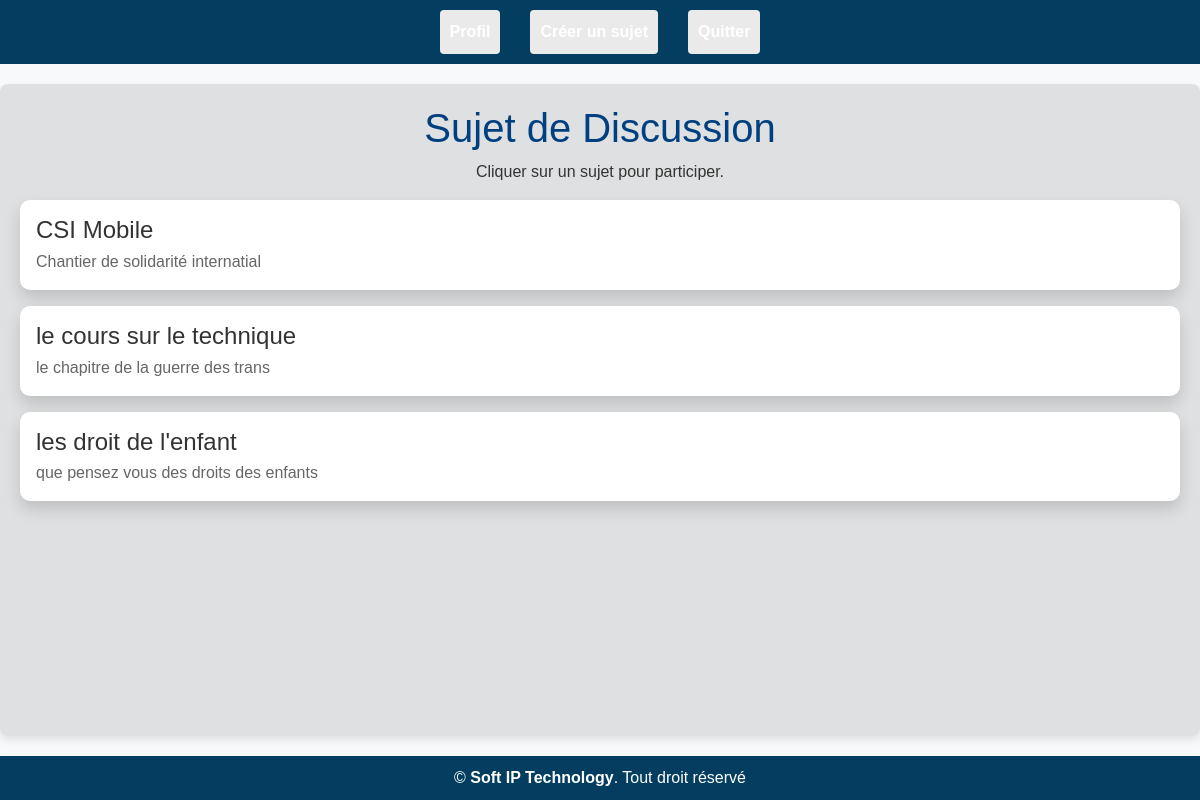
The page /forum/forum.php (signed in) on the database its author committed.
### tables this page shows
CREATE TABLE `topics` (
  `id` int(11) NOT NULL,
  `title` varchar(255) NOT NULL,
  `description` text DEFAULT NULL,
  `created_by` int(11) DEFAULT NULL,
  `created_at` timestamp NOT NULL DEFAULT current_timestamp()
);

### forum/forum.php (the view, shortened to what this page needs)
<?php
include('../admin/config.php');
$query = "SELECT * FROM topics ORDER BY created_at DESC";
$stmt = $pdo->query($query);
$topics = $stmt->fetchAll(PDO::FETCH_ASSOC);
?>
<!DOCTYPE html>
<html lang="fr">
<head>
    <link rel="stylesheet" href="styles.css">
    <link rel="stylesheet" href="https://cdn.jsdelivr.net/npm/bootstrap@5.3.0/dist/css/bootstrap.min.css">
    <link rel="stylesheet" href="https://cdnjs.cloudflare.com/ajax/libs/bootstrap-icons/1.11.3/font/bootstrap-icons.min.css">
</head>
<body>
    <nav>
        <ul>
            <?php if (isset($_SESSION['student_id'])): ?>
                <li><a href="../students/student_dashboard.php">Profil</a></li>
                <li><a href="create_topic.php">Créer un sujet</a></li>
                <li><a href="../students/logout.php">Quitter</a></li>
            <?php elseif (isset($_SESSION['trainer_id'])): ?>
                <li><a href="../trainers/trainers.php">Profil</a></li>
                <li><a href="create_topic.php">Créer un sujet</a></li>
                <li><a href="../trainers/logout_trainer.php">Quitter</a></li>
            <?php elseif (isset($_SESSION['admin_id'])): ?>
                <li><a href="../admin/dashboard.php">Tableau de bord Admin</a></li>
                <li><a href="create_topic.php">Créer un sujet</a></li>
                <li><a href="../admin/logout.php">Quitter</a></li>
            <?php else: ?>
                <li><a href="../students/login_student_cool.php">Connexion Étudiant</a></li>
                <li><a href="../trainers/login_trainer.php">Connexion Formateur</a></li>
                <li><a href="../admin/login_admin.php">Connexion Admin</a></li>
            <?php endif; ?>
        </ul>
    </nav>
    <div class="container">
        <div class="mb-2 text-center">
            <h1 class="">Sujet de Discussion</h1>
            <p>Cliquer sur un sujet pour participer.</p>
        </div>
        <ul >
            <?php foreach ($topics as $topic): ?>
                <li class="mb-3 shadow p-3" style="background-color: #fff; border-radius: 10px;">
                    <a href="topic.php?id=<?php echo $topic['id']; ?>">
                        <h3><?php echo htmlspecialchars($topic['title']); ?></h3>
                        <p><?php echo htmlspecialchars($topic['description']); ?></p>
                    </a>
                </li>
            <?php endforeach; ?>
        </ul>
    </div>
    <?php require_once ('../inclusion/footer_2.php'); ?>
</body>
</html>

### pages/styles.css (style rules this page uses)
body { font-family : Arial, sans-serif; background-color: #f4f4f4; margin : 0; padding : 0; }
.container { width : 80%; margin : 20px auto; padding : 20px; background-color: #fff; border-radius : 8px; box-shadow : 0 0 10px rgba(0, 0, 0, 0.1); }
ul { list-style-type: none; padding : 0; }
li { margin : 10px 0; padding : 10px; background-color: #eaeaea; border-radius : 4px; }
nav { background-color: #333; color : #fff; padding : 10px; }
nav ul { list-style-type: none; padding : 0; }
nav ul li { display : inline; margin-right: 10px; }
nav ul li a { color : #fff; text-decoration: none; }

### forum/forum.php (style rules this page uses)
body { font-family: Arial, sans-serif; background-color: #f5f5f5; color: #333; margin: 0; padding: 0; }
nav { background-color: #033e60; color: #fff; padding: 10px; }
nav ul { list-style: none; padding: 0; margin: 0; display: flex; justify-content: center; }
nav ul li { margin: 0 15px; }
nav ul li a { color: #fff; text-decoration: none; font-weight: bold; }
.container { max-width: 1200px; margin: 20px auto; padding: 20px; background-color: rgba(0, 0, 0, 0.1); border-radius: 8px; box-shadow: 0 4px 8px rgba(0, 0, 0, 0.1); }
.container h1 { margin-top: 0; color: #004080; }
ul { list-style: none; padding: 0; margin: 0; }
ul li:last-child { border-bottom: none; }
ul li a { text-decoration: none; color: #333; }
ul li a h3 { margin: 0; font-size: 1.5rem; }
ul li a p { margin: 5px 0 0; font-size: 1rem; color: #666; }

### inclusion/footer_2.php (style rules this page uses)
html, body { height: 100%; margin: 0; }
body { display: flex; flex-direction: column; background-color: #f8f9fa; color: #333; }
.container { flex: 1; }

### rows shown on the page
topics: title "CSI Mobile", description "Chantier de solidarité internatial"
topics: title "le cours sur le technique", description "le chapitre de la guerre des trans"
topics: title "les droit de l'enfant", description "que pensez vous des droits des enfants"
